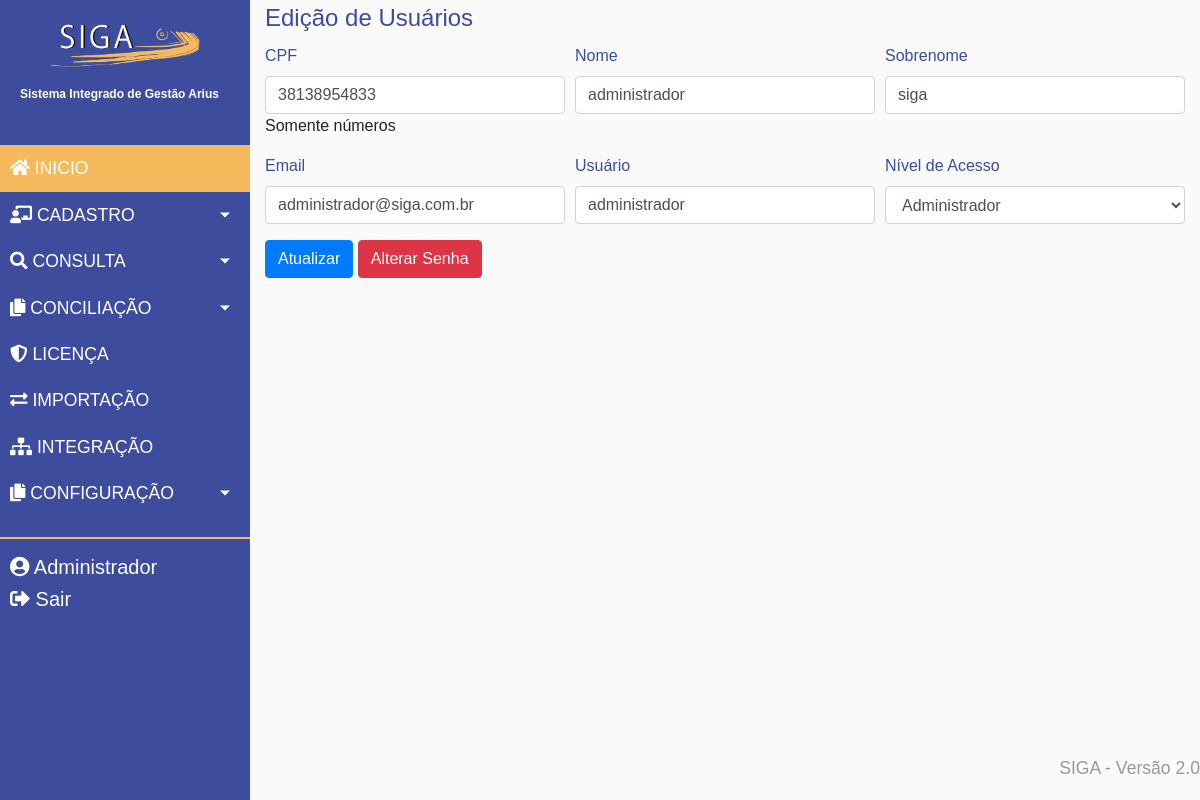
The app's page /editarusuario.php?id=1 (signed in) with its own data.
### tables this page shows
CREATE TABLE IF NOT EXISTS `usuarios` (
  `id` int(11) NOT NULL AUTO_INCREMENT,
  `cpf` varchar(11) NOT NULL,
  `nome` varchar(50) NOT NULL,
  `Sobrenome` varchar(50) NOT NULL,
  `email` varchar(50) NOT NULL,
  `usuario` varchar(20) NOT NULL,
  `senha` varchar(32) NOT NULL,
  `niveldeacesso` tinyint(4) NOT NULL,
  `datadecadastro` date NOT NULL,
  PRIMARY KEY (`cpf`),
  UNIQUE KEY `id` (`id`),
  UNIQUE KEY `email` (`email`),
  UNIQUE KEY `usuario` (`usuario`)
);

### editarusuario.php (the view, shortened to what this page needs)
<!DOCTYPE html>
<html lang="pt-br">
  <head>
    <link rel="stylesheet" href="css/bootstrap/css/bootstrap.min.css">
    <link rel="stylesheet" href="css/fontawesome/css/fontawesome.min.css">
    <link href="css/fontawesome/css/fontawesome.css" rel="stylesheet">
    <link href="css/fontawesome/css/brands.css" rel="stylesheet">
    <link href="css/fontawesome/css/solid.css" rel="stylesheet">
  <link rel="stylesheet" type="text/css" href="css/menu.css">
 </head>
  <body>
 <?php
include("menu.php");
$id = isset($_GET['id']) ? (int) $_GET['id'] : null;
$PDO = conexao();
$sql = "SELECT cpf, nome, sobrenome, email, usuario, niveldeacesso FROM usuarios WHERE id = :id";
$stmt = $PDO->prepare($sql);
$stmt->bindParam(':id', $id, PDO::PARAM_INT);
$stmt->execute();
$user = $stmt->fetch(PDO::FETCH_ASSOC);
?>
    <div class="container-fluid" >
   <form id="validacao"  method="post" action="validaedicaousuario.php">
   <div class="alinhamento">
   <legend> Edição de Usuários</legend>
	<div class="form-row">
    <div class="form-group col-md-4">
      <label for="cpf">CPF</label>
      <input type="text" class="form-control" id="cpf" name="cpf" value="<?php echo $user['cpf'] ?>" required>
	  <span class="help-block">Somente números</span>
    </div>
    <div class="form-group col-md-4">
      <label for="nome">Nome</label>
      <input type="text" class="form-control" id="nome" name="nome" value="<?php echo $user['nome'] ?>" required>
    </div>
	<div class="form-group col-md-4">
      <label for="sobrenome">Sobrenome</label>
      <input type="text" class="form-control" id="sobrenome" name="sobrenome" value="<?php echo $user['sobrenome'] ?>" required>
    </div>
	<div class="form-group col-md-4">
      <label for="email">Email</label>
      <input type="email" class="form-control" id="email" name="email" value="<?php echo $user['email'] ?>" required>
    </div>
	<div class="form-group col-md-4">
      <label for="usuario">Usuário</label>
      <input type="text" class="form-control" id="usuario" name="usuario" value="<?php echo $user['usuario'] ?>" required>
    </div>
	 <div class="form-group col-md-4">
      <label for="niveldeacesso">Nível de Acesso</label>
      <select id="niveldeacesso" name="niveldeacesso" class="form-control"  required>
        <option value="<?php echo $user['niveldeacesso'] ?>" selected><?php echo $user['niveldeacesso']==1 ?'Usuário':'Administrador';  ?></option>
      </select>
		</div>
	<div class="form-group col-md-10">
   <button for="atualizar" type="submit" class="btn btn-primary">Atualizar</button>
	<a class="btn btn-danger" data-toggle="modal" href="#myModalsenha">Alterar Senha</a>
	</div>
  </div>
</form>
</div>
   <div class="footer">
  <p>SIGA - Versão <?php echo versao_sistema; ?> </p>
</div>
  </body>
</html>

### css/menu.css (style rules this page uses)
body { font-family: 'Poppins', sans-serif; background: #fafafa; }
p { font-family: 'Poppins', sans-serif; font-size: 1.1em; font-weight: 300; line-height: 1.7em; color: #999; }
a, a:hover, a:focus { color: inherit; text-decoration: none; transition: all 0.3s; }
legend { color: #3d4c9d; }
label { color: #3d4c9d; }
.footer { position: fixed; left: 0; bottom: 0; width: 100%; color: #A9A9A9; text-align: right; }

### records on screen
usuarios: cpf "38138954833", nome "administrador", sobrenome "siga", email "administrador@siga.com.br", usuario "administrador", niveldeacesso "Administrador"

### other values on screen
$nome_logado "Administrador"
versao_sistema "2.0"
